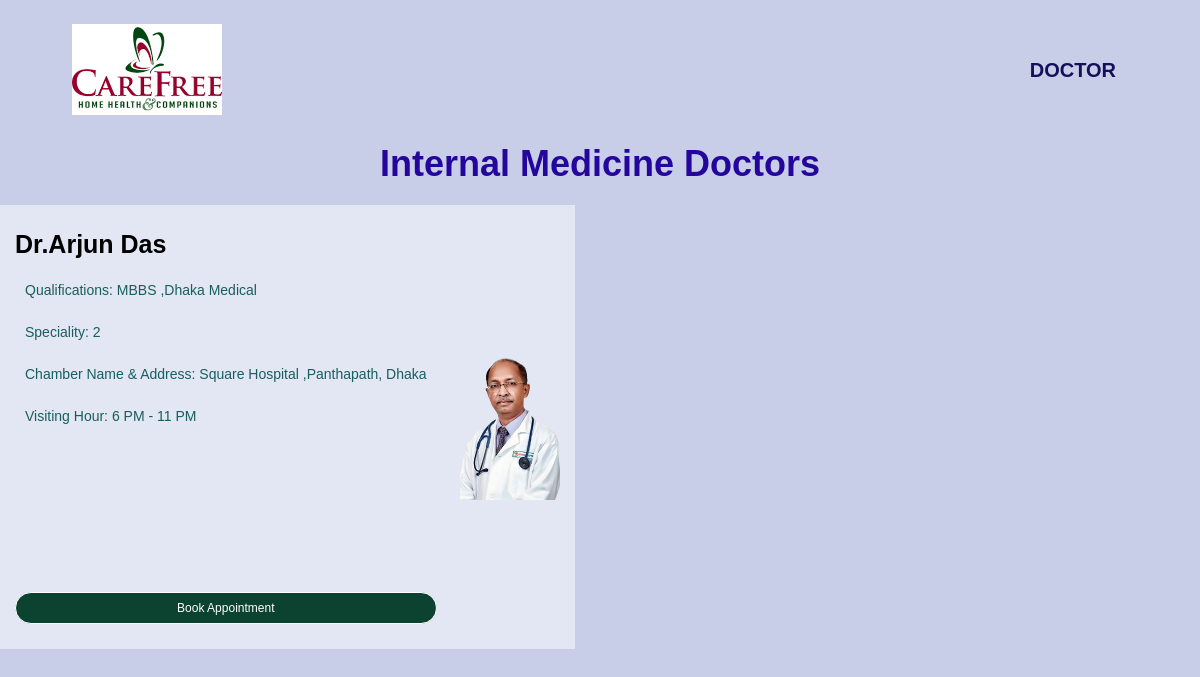
/specialists.php?category=Internal Medicine, run on the app's committed database.
### tables this page shows
CREATE TABLE `tbldoctor` (
  `ID` int(5) NOT NULL,
  `FullName` varchar(250) DEFAULT NULL,
  `MobileNumber` bigint(10) DEFAULT NULL,
  `Email` varchar(250) DEFAULT NULL,
  `Details` varchar(250) DEFAULT NULL,
  `Address` varchar(250) DEFAULT NULL,
  `VisitingHours` varchar(250) DEFAULT NULL,
  `Image` varchar(250) NOT NULL,
  `Specialization` varchar(250) DEFAULT NULL,
  `Symptom` int(11) NOT NULL,
  `Password` varchar(259) DEFAULT NULL,
  `CreationDate` timestamp NULL DEFAULT current_timestamp()
);

### specialists.php (the view, shortened to what this page needs)
<!DOCTYPE html>
<html>
<head>
  <link rel="stylesheet" href="style.css">
</head>
<body style="background-color:rgb(200, 206, 231);">
  <section>
    <nav>
        <a href="home.html"> <img src="images/logo.png"> </a>
        <div class="nav-links">
          <ul>
            <b><li><a href="Doctor.php"> DOCTOR</a></li></b>
          </ul>
        </div>
    </nav>
  </section>
  <?php
  $category=$_GET['category'];
  ?>
  <section class="syndrome-main-area">
    <div class="container">
      <div class="section-title">
        <h1 style="color:rgb(36, 6, 157);"><?php echo $category ?> Doctors </h1>
      <div class="syndrome-area">
      <?php
            include 'admin/config.php';
            $sel= "SELECT * FROM tbldoctor WHERE Specialization = (SELECT ID FROM tblspecialization WHERE Specialization='$category')";
            $query=$conn-> query($sel);
            while($row=$query->fetch_assoc()){
        ?>
        <div class="single-syndrome">
          <div class="syndrome-content">
            <h3><?php echo $row['FullName'] ?></h3>
            <p>Qualifications: <?php echo $row['Details'] ?></p>
                <p>Speciality: <?php echo $row['Specialization'];?></p>
            <p>Chamber Name & Address: <?php echo $row['Address'] ?></p>
            <p>Visiting Hour: <?php echo $row['VisitingHours'] ?></p>
            <a href="appointment.php"><button class="button">Book Appointment</button></a>
          </div>
          <div class="syndrome-image">
          <img src="doctor/<?php echo $row['Image'];?>">
          </div>
        </div>
        <?php
    }
?>
      </div>
    </div>
  </section>
</body>
</html>

### style.css (style rules this page uses)
* { margin: 0; padding: 0; font-family: 'Poppins', sans-serif; }
a { text-decoration: none; }
.container { max-width: 1200px; margin: auto; }
nav { display: flex; padding: 2% 6%; justify-content: space-between; align-items: center; }
nav img { width: 150px; }
.nav-links { flex: 1; text-align: right; }
.nav-links ul li { list-style: none; display: inline-block; padding: 8px 12px; position: relative; }
.nav-links ul li a { color:rgb(21, 16, 91); text-decoration:none; font-size: 20px; }
.nav-links ul li::after { content: ''; width: 0%; height: 2px; background: #f44336; display: block; margin: auto; transition: 0.5s; }
h1 { font-size: 36px; font-weight: 600; }
p { color:rgb(23, 94, 94); font-size: 14px; font-weight: 300px; line-height: 22px; padding: 10px; }
h3 { font-weight: 600; margin: 10px 0; }
.button { background-color: rgb(12, 66, 48) !important; }
.syndrome-area { display: grid; grid-template-columns: repeat(2,1fr); grid-column-gap: 50px; }
.single-syndrome { display: flex; align-items: center; justify-content: space-between; background: #ffffff7a; padding: 15px 15px; }
.syndrome-content h3 { text-transform: capitalize; font-size: 25px; }
.section-title > h1 { text-align: center; font-weight: 700; margin-bottom: 20px; }
.syndrome-image img { height: 150px; width: 100%; object-fit: cover; }
::placeholder { color: #fff; font-size: 12px; }
.button { width: 100%; background: transparent; border: 1px solid #fff; margin: 155px 0 10px; height: 32px; font-size: 12px; border-radius: 20px; padding: 0 10px; box-sizing: border-box; outline: none; color: #fff; cursor: pointer; }

### data on the page
tbldoctor: FullName "Dr.Arjun Das", Details "MBBS ,Dhaka Medical", Specialization "2", Address "Square Hospital ,Panthapath, Dhaka", VisitingHours "6 PM - 11 PM", Image (picture)

### other printed values
$category "Internal Medicine"
